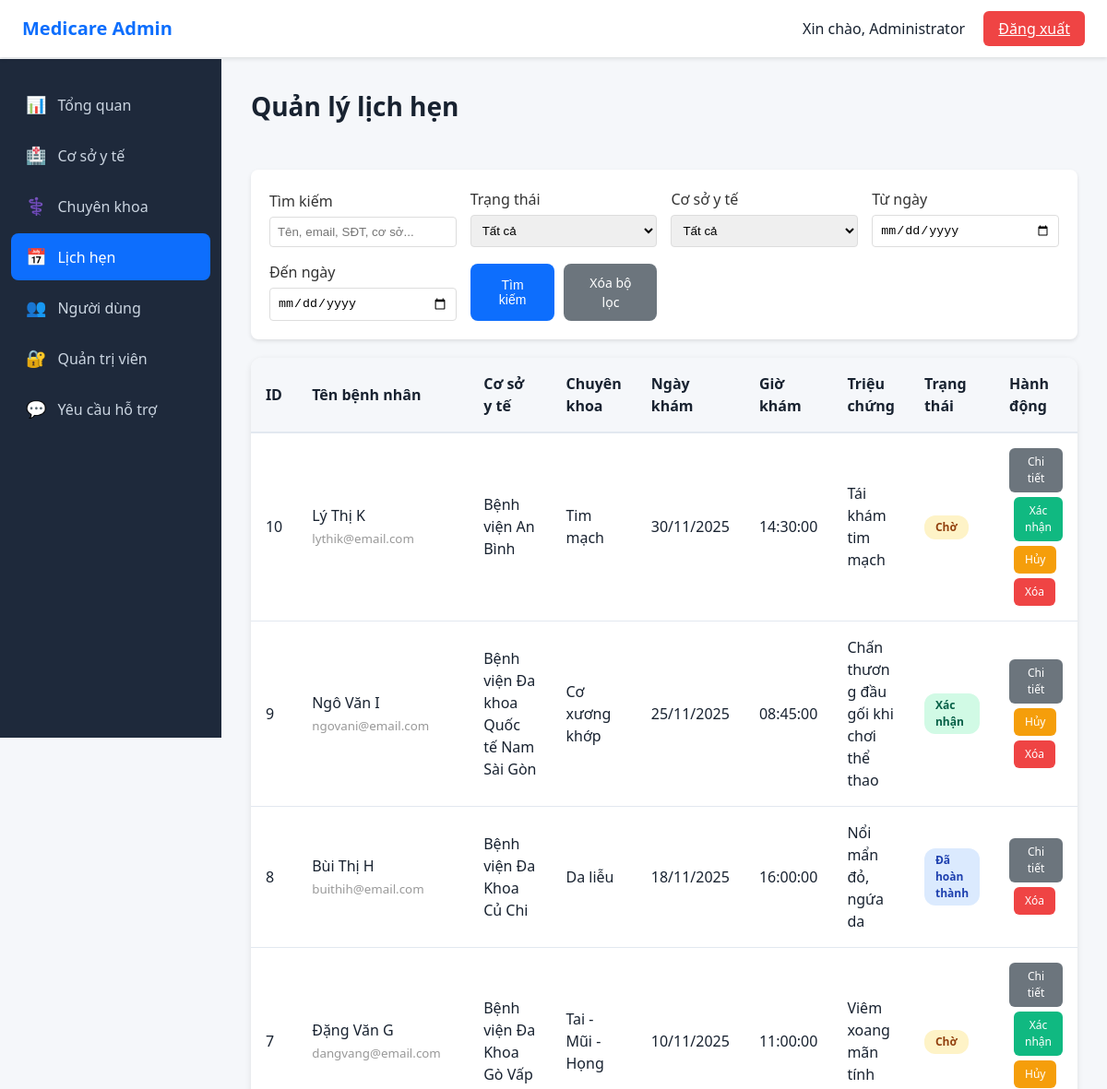
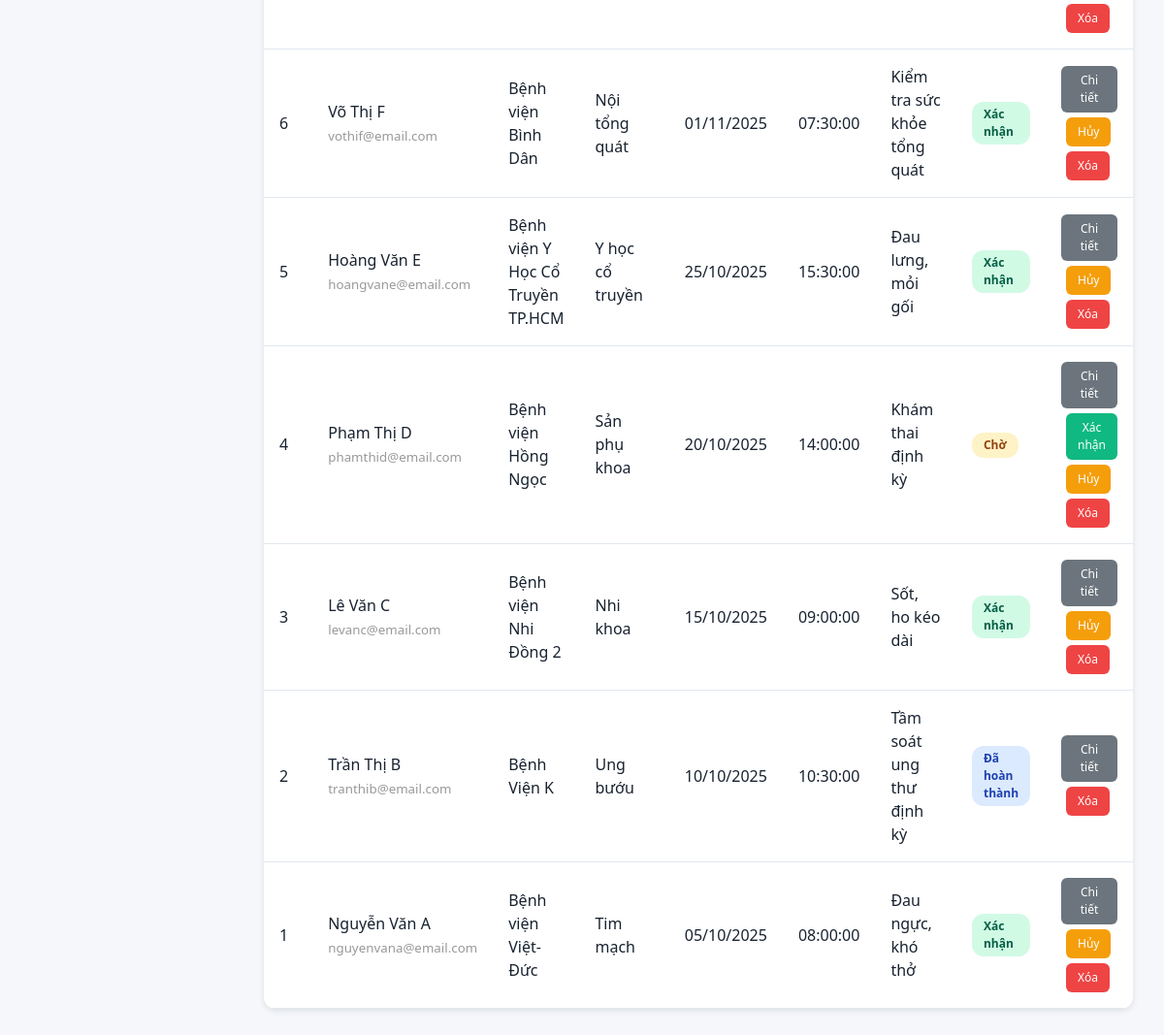
The app's page /admin/admin-appointments.php (signed in) with its own data (2 pictures, top to bottom).
### tables this page shows
CREATE TABLE `appointments` (
  `appointment_id` int(11) NOT NULL,
  `user_id` int(11) DEFAULT NULL,
  `patient_name` varchar(100) DEFAULT NULL,
  `patient_email` varchar(100) DEFAULT NULL,
  `patient_phone` varchar(20) DEFAULT NULL,
  `facility_id` int(11) NOT NULL,
  `specialty_id` int(11) NOT NULL,
  `appointment_date` date NOT NULL,
  `appointment_time` time NOT NULL,
  `symptoms` text DEFAULT NULL,
  `status` enum('pending','confirmed','completed','canceled') DEFAULT 'pending',
  `created_at` timestamp NOT NULL DEFAULT current_timestamp(),
  `updated_at` timestamp NOT NULL DEFAULT current_timestamp() ON UPDATE current_timestamp()
);

CREATE TABLE `facilities` (
  `facility_id` int(11) NOT NULL,
  `name` varchar(200) NOT NULL,
  `type` enum('hospital','clinic') NOT NULL,
  `address` text NOT NULL,
  `phone` varchar(20) NOT NULL,
  `working_hours` varchar(100) NOT NULL,
  `description` text DEFAULT NULL,
  `image` varchar(255) DEFAULT NULL,
  `created_at` timestamp NOT NULL DEFAULT current_timestamp()
);

CREATE TABLE `specialties` (
  `specialty_id` int(11) NOT NULL,
  `specialty_name` varchar(100) NOT NULL,
  `icon` varchar(255) DEFAULT NULL,
  `created_at` timestamp NOT NULL DEFAULT current_timestamp()
);

### admin/admin-appointments.php (the view, shortened to what this page needs)
<?php
require_once '../config.php';
include 'admin-header.php';
$search = isset($_GET['search']) ? trim($_GET['search']) : '';
$date_from = isset($_GET['date_from']) ? $_GET['date_from'] : '';
$date_to = isset($_GET['date_to']) ? $_GET['date_to'] : '';
$per_page = 20;
$page = isset($_GET['page']) && is_numeric($_GET['page']) ? intval($_GET['page']) : 1;
$page = max(1, $page);
$offset = ($page - 1) * $per_page;
$where_conditions = [];
$where_clause = !empty($where_conditions) ? 'WHERE ' . implode(' AND ', $where_conditions) : '';
$appointments = [];
$sql = "SELECT a.*,
               COALESCE(a.patient_name, u.fullname) AS display_name,
               COALESCE(a.patient_email, u.email) AS display_email,
               COALESCE(a.patient_phone, u.phone) AS display_phone,
               f.name AS facility_name,
               s.specialty_name
        FROM appointments a
        LEFT JOIN users u ON a.user_id = u.user_id
        JOIN facilities f ON a.facility_id = f.facility_id
        JOIN specialties s ON a.specialty_id = s.specialty_id
        $where_clause
        ORDER BY a.appointment_date DESC, a.appointment_time DESC
        LIMIT $per_page OFFSET $offset";
$result = mysqli_query($conn, $sql);
if ($result) {
    while ($row = mysqli_fetch_assoc($result)) {
        $appointments[] = $row;
    }
}
function formatDate($date) {
    $date_obj = new DateTime($date);
    return $date_obj->format('d/m/Y');
}
function formatStatus($status) {
    $status_text = [
        'pending' => 'Chờ',
        'confirmed' => 'Xác nhận',
        'completed' => 'Đã hoàn thành',
        'canceled' => 'Hủy'
    ];
    return isset($status_text[$status]) ? $status_text[$status] : $status;
}
?>
<div class="admin-content">
    <div class="page-header">
        <h1 class="page-title">Quản lý lịch hẹn</h1>
    </div>
    <div class="card">
        <form method="GET" action="admin-appointments.php" class="appointments-search-form">
            <div>
                <label for="search" class="form-label">Tìm kiếm</label>
                <input type="text" id="search" name="search" value="<?php echo htmlspecialchars($search); ?>" placeholder="Tên, email, SĐT, cơ sở..." class="form-input-sm">
            </div>
            <div>
                <label for="status" class="form-label">Trạng thái</label>
                <select id="status" name="status" class="form-input-sm">
                    <option value="">Tất cả</option>
                </select>
            </div>
            <div>
                <label for="facility_id" class="form-label">Cơ sở y tế</label>
                <select id="facility_id" name="facility_id" class="form-input-sm">
                    <option value="">Tất cả</option>
                </select>
            </div>
            <div>
                <label for="date_from" class="form-label">Từ ngày</label>
                <input type="date" id="date_from" name="date_from" value="<?php echo htmlspecialchars($date_from); ?>" class="form-input-sm">
            </div>
            <div>
                <label for="date_to" class="form-label">Đến ngày</label>
                <input type="date" id="date_to" name="date_to" value="<?php echo htmlspecialchars($date_to); ?>" class="form-input-sm">
            </div>
            <div class="flex-gap">
                <button type="submit" class="btn-admin-primary">Tìm kiếm</button>
                <a href="admin-appointments.php" class="btn-admin-secondary">Xóa bộ lọc</a>
            </div>
        </form>
    </div>
    <div class="table-container">
        <table class="admin-table">
            <thead>
                <tr>
                    <th>ID</th>
                    <th>Tên bệnh nhân</th>
                    <th>Cơ sở y tế</th>
                    <th>Chuyên khoa</th>
                    <th>Ngày khám</th>
                    <th>Giờ khám</th>
                    <th>Triệu chứng</th>
                    <th>Trạng thái</th>
                    <th>Hành động</th>
                </tr>
            </thead>
            <tbody>
                <?php if (empty($appointments)): ?>
                    <tr>
                        <td colspan="9">Chưa có lịch hẹn nào.</td>
                    </tr>
                <?php else: ?>
                    <?php foreach ($appointments as $appointment): ?>
                        <tr>
                            <td><?php echo $appointment['appointment_id']; ?></td>
                            <td>
                                <?php if (!empty($appointment['display_name'])): ?>
                                    <?php echo htmlspecialchars($appointment['display_name']); ?>
                                    <?php if (!empty($appointment['display_email'])): ?>
                                        <br><small class="text-muted"><?php echo htmlspecialchars($appointment['display_email']); ?></small>
                                    <?php endif; ?>
                                <?php else: ?>
                                    <span class="text-muted">Khách (chưa đăng ký)</span>
                                <?php endif; ?>
                            </td>
                            <td><?php echo htmlspecialchars($appointment['facility_name']); ?></td>
                            <td><?php echo htmlspecialchars($appointment['specialty_name']); ?></td>
                            <td><?php echo formatDate($appointment['appointment_date']); ?></td>
                            <td><?php echo htmlspecialchars($appointment['appointment_time']); ?></td>
                            <td class="text-wrap"><?php echo htmlspecialchars(substr($appointment['symptoms'], 0, 50)) . (strlen($appointment['symptoms']) > 50 ? '...' : ''); ?></td>
                            <td>
                                <span class="status-badge <?php echo $appointment['status']; ?>">
                                    <?php echo formatStatus($appointment['status']); ?>
                                </span>
                            </td>
                            <td>
                                <div class="flex-wrap" style="gap: 5px;">
                                    <a href="admin-appointment-detail.php?id=<?php echo $appointment['appointment_id']; ?>" class="btn-admin-secondary btn-sm">Chi tiết</a>
                                    <?php if ($appointment['status'] == 'pending'): ?>
                                        <a href="admin-appointments.php?<?php echo http_build_query(array_merge($_GET, ['update_status' => $appointment['appointment_id'], 'status' => 'confirmed'])); ?>" class="btn-confirm btn-sm">Xác nhận</a>
                                    <?php endif; ?>
                                    <?php if ($appointment['status'] != 'canceled' && $appointment['status'] != 'completed'): ?>
                                        <a href="admin-appointments.php?<?php echo http_build_query(array_merge($_GET, ['update_status' => $appointment['appointment_id'], 'status' => 'canceled'])); ?>" class="btn-cancel-action btn-sm" onclick="return confirm('Bạn có chắc muốn hủy lịch hẹn này?')">Hủy</a>
                                    <?php endif; ?>
                                    <a href="admin-appointments.php?<?php echo http_build_query(array_merge($_GET, ['delete' => $appointment['appointment_id']])); ?>" class="btn-delete btn-sm" onclick="return confirm('Bạn có chắc muốn xóa lịch hẹn này?')">Xóa</a>
                                </div>
                            </td>
                        </tr>
                    <?php endforeach; ?>
                <?php endif; ?>
            </tbody>
        </table>
    </div>
</div>
<?php include 'admin-footer.php'; ?>

### admin/admin.css (style rules this page uses)
:root { --admin-primary: #0d6efd; --admin-bg: #f5f7fa; --admin-sidebar: #1e293b; --admin-text: #182230; --admin-border: #e2e8f0; --admin-success: #10b981; --admin-danger: #ef4444; --admin-warning: #f59e0b; }
* { box-sizing: border-box; margin: 0; padding: 0; }
body { font-family: "Segoe UI", Arial, sans-serif; color: var(--admin-text); line-height: 1.5; }
.admin-body { background: var(--admin-bg); min-height: 100vh; }
.admin-content { max-width: 1400px; margin: 0 auto; }
.page-title { font-size: 28px; margin-bottom: 24px; }
.page-header { display: flex; justify-content: space-between; align-items: center; margin-bottom: 24px; }
.table-container { background: #fff; border-radius: 12px; overflow: hidden; box-shadow: 0 2px 6px rgba(0, 0, 0, 0.1); }
.admin-table { width: 100%; border-collapse: collapse; }
.admin-table thead { background: var(--admin-bg); }
.admin-table th { padding: 16px; text-align: left; font-weight: 600; color: var(--admin-text); border-bottom: 2px solid var(--admin-border); }
.admin-table td { padding: 16px; border-bottom: 1px solid var(--admin-border); }
.btn-admin-primary { background: var(--admin-primary); color: #fff; border: none; padding: 10px 20px; border-radius: 8px; cursor: pointer; font-weight: 500; font-size: 14px; transition: opacity 0.2s; display: inline-block; text-decoration: none; text-align: center; }
.btn-admin-secondary { background: #6c757d; color: #fff; border: none; padding: 10px 20px; border-radius: 8px; cursor: pointer; font-weight: 500; font-size: 14px; transition: opacity 0.2s; display: inline-block; text-decoration: none; text-align: center; }
.btn-edit, .btn-confirm, .btn-delete, .btn-cancel-action, .btn-sm { padding: 6px 12px; border-radius: 6px; font-size: 12px; font-weight: 500; cursor: pointer; border: none; transition: opacity 0.2s; display: inline-block; text-decoration: none; text-align: center; }
.btn-confirm { background: var(--admin-success); color: #fff; }
.btn-delete { background: var(--admin-danger); color: #fff; }
.btn-cancel-action { background: var(--admin-warning); color: #fff; }
.btn-sm + .btn-sm { margin-left: 5px; }
.status-badge { display: inline-block; padding: 4px 12px; border-radius: 12px; font-size: 12px; font-weight: 600; }
.status-badge.pending { background: #fef3c7; color: #92400e; }
.status-badge.confirmed { background: #d1fae5; color: #065f46; }
.status-badge.completed { background: #dbeafe; color: #1e40af; }
.card { background: white; padding: 20px; border-radius: 8px; box-shadow: 0 2px 4px rgba(0,0,0,0.1); margin-bottom: 20px; }
.flex-wrap { display: flex; gap: 10px; flex-wrap: wrap; }
.flex-gap { display: flex; gap: 10px; }
.form-label { display: block; margin-bottom: 5px; font-weight: 500; color: #333; }
.form-input, .form-input-sm { width: 100%; border: 1px solid #ddd; border-radius: 4px; }
.form-input-sm { padding: 8px; }
.text-muted { color: #999; }
.text-truncate, .text-wrap { overflow: hidden; word-wrap: break-word; word-break: break-word; overflow-wrap: break-word; }
.text-wrap { max-width: 200px; }
.appointments-search-form { display: grid; grid-template-columns: repeat(auto-fit, minmax(200px, 1fr)); gap: 15px; align-items: end; }

### records on screen
appointments: appointment_id "10", display_name "Lý Thị K", display_email "lythik@email.com", facility.name "Bệnh viện An Bình", specialty.specialty_name "Tim mạch", appointment_date "30/11/2025", appointment_time "14:30:00", symptoms "Tái khám tim mạch", status "Chờ"
appointments: appointment_id "9", display_name "Ngô Văn I", display_email "ngovani@email.com", facility.name "Bệnh viện Đa khoa Quốc tế Nam Sài Gòn", specialty.specialty_name "Cơ xương khớp", appointment_date "25/11/2025", appointment_time "08:45:00", symptoms "Chấn thương đầu gối khi chơi thể thao", status "Xác nhận"
appointments: appointment_id "8", display_name "Bùi Thị H", display_email "buithih@email.com", facility.name "Bệnh viện Đa Khoa Củ Chi", specialty.specialty_name "Da liễu", appointment_date "18/11/2025", appointment_time "16:00:00", symptoms "Nổi mẩn đỏ, ngứa da", status "Đã hoàn thành"
appointments: appointment_id "7", display_name "Đặng Văn G", display_email "dangvang@email.com", facility.name "Bệnh viện Đa Khoa Gò Vấp", specialty.specialty_name "Tai - Mũi - Họng", appointment_date "10/11/2025", appointment_time "11:00:00", symptoms "Viêm xoang mãn tính", status "Chờ"
appointments: appointment_id "6", display_name "Võ Thị F", display_email "vothif@email.com", facility.name "Bệnh viện Bình Dân", specialty.specialty_name "Nội tổng quát", appointment_date "01/11/2025", appointment_time "07:30:00", symptoms "Kiểm tra sức khỏe tổng quát", status "Xác nhận"
appointments: appointment_id "5", display_name "Hoàng Văn E", display_email "hoangvane@email.com", facility.name "Bệnh viện Y Học Cổ Truyền TP.HCM", specialty.specialty_name "Y học cổ truyền", appointment_date "25/10/2025", appointment_time "15:30:00", symptoms "Đau lưng, mỏi gối", status "Xác nhận"
appointments: appointment_id "4", display_name "Phạm Thị D", display_email "phamthid@email.com", facility.name "Bệnh viện Hồng Ngọc", specialty.specialty_name "Sản phụ khoa", appointment_date "20/10/2025", appointment_time "14:00:00", symptoms "Khám thai định kỳ", status "Chờ"
appointments: appointment_id "3", display_name "Lê Văn C", display_email "levanc@email.com", facility.name "Bệnh viện Nhi Đồng 2", specialty.specialty_name "Nhi khoa", appointment_date "15/10/2025", appointment_time "09:00:00", symptoms "Sốt, ho kéo dài", status "Xác nhận"
appointments: appointment_id "2", display_name "Trần Thị B", display_email "tranthib@email.com", facility.name "Bệnh Viện K", specialty.specialty_name "Ung bướu", appointment_date "10/10/2025", appointment_time "10:30:00", symptoms "Tầm soát ung thư định kỳ", status "Đã hoàn thành"
appointments: appointment_id "1", display_name "Nguyễn Văn A", display_email "nguyenvana@email.com", facility.name "Bệnh viện Việt-Đức", specialty.specialty_name "Tim mạch", appointment_date "05/10/2025", appointment_time "08:00:00", symptoms "Đau ngực, khó thở", status "Xác nhận"

### other values on screen
$admin_name "Administrator"
